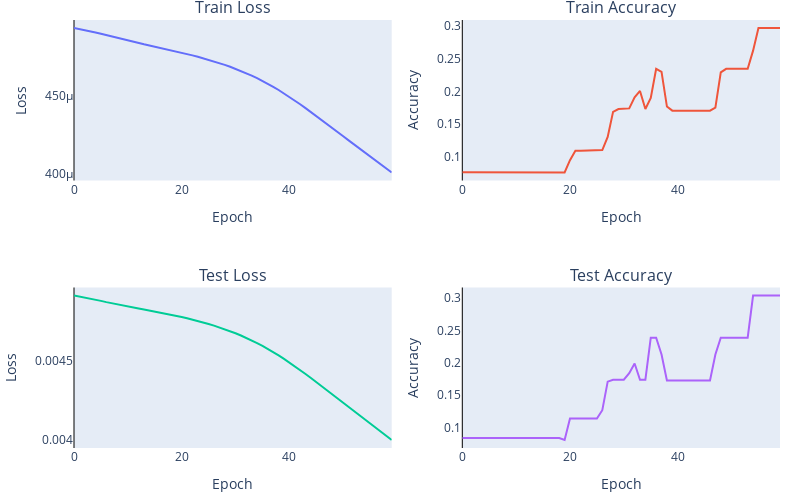

Write notebook code for a chart like this one.
### Code cell
plot_metrics(train_loss,train_acc, test_loss, test_acc)
